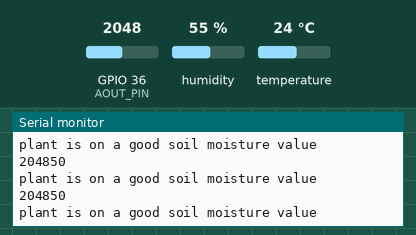
This sketch was run on a simulated ESP32. On the bench: the last lines printed to the serial monitor. The test bench sets the inputs (shaded band); at power-on: GPIO 36 (AOUT_PIN) = 2048, humidity 55 %, temperature 24 °C. WiFi joins after 1.5 s; servers stay silent unless stated.

Above: at 3.5 s.
3.6 s: GPIO 36 (AOUT_PIN) set to 1902
At 4.2 s:
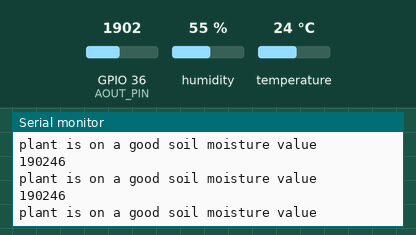
5.1 s: GPIO 36 (AOUT_PIN) set to 1800
At 5.6 s:
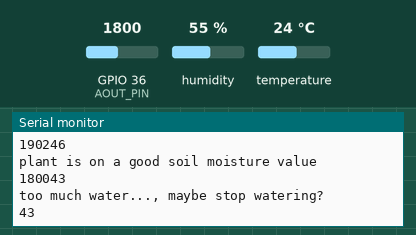
Timing chart, 0 to 8.1 s (numbered marks = the images above; inputs shaded):
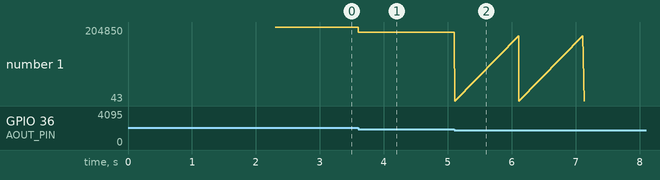

The sketch:

soil_moisture.ino
```cpp
#include <WiFi.h>
#include <WiFiClient.h>
#include <BlynkSimpleEsp32.h>
#include <DHT.h>

#define BLYNK_PRINT Serial
#define BLYNK_TEMPLATE_ID "TMPL5BOeZ6dQ5"
#define BLYNK_TEMPLATE_NAME "soil moisture"

#define BLYNK_TEMPLATE_ID "TMPL5BOeZ6dQ5" // Blynk template ID
#define BLYNK_TEMPLATE_NAME "soil moisture"  // Blynk template name
#define BLYNK_AUTH_TOKEN "-y6vkcW02EoIp7xpk-FyxJ5KIn74AT7z"  // Blynk authorization token


#define AOUT_PIN 36 // analog output pin
#define DHT_PIN 4 // DHT11 sensor data pin
#define DHT_TYPE DHT11 // DHT sensor type

int sensorvalue = 0; // variable to store sensor value
int outputvalue = 0; // variable to store output value
char auth[] = "-y6vkcW02EoIp7xpk-FyxJ5KIn74AT7z"; // Blynk authorization token
const char* ssid = "SLT-Fiber-9987"; // Wi-Fi network SSID
const char* password = "ks2499881"; // Wi-Fi network password


WidgetLCD lcd(V0); // LCD widget on V0

DHT dht(DHT_PIN, DHT_TYPE); // DHT sensor object

void setup()
{
  Serial.begin(115200); // initialize serial communication
  WiFi.begin(ssid, password); // connect to Wi-Fi network

  while (WiFi.status() != WL_CONNECTED) { // wait for Wi-Fi connection
    delay(1000);
    Serial.println("Connecting to WiFi...");
  }

  Serial.println("Connected to WiFi");

  Blynk.begin(auth, ssid, password); // initialize Blynk connection
  dht.begin(); // initialize DHT sensor
  Serial.println("connected");
}

void loop()
{
  sensorvalue = analogRead(AOUT_PIN); // read sensor value
  outputvalue = map(sensorvalue, 0, 4095, 0, 100); // convert sensor value to percentage

  Serial.print(sensorvalue);
  Serial.println(outputvalue);

  float temperature = dht.readTemperature(); // read temperature from DHT sensor
  float humidity = dht.readHumidity(); // read humidity from DHT sensor

  Blynk.virtualWrite(V1, outputvalue); // send soil moisture value to Blynk app
  Blynk.virtualWrite(V2, temperature); // send temperature value to Blynk app
  Blynk.virtualWrite(V3, humidity); // send humidity value to Blynk app

  if (outputvalue > 74) { // if soil moisture is too low
    Serial.println("plant is sad..., water your plant");
    Serial.print(outputvalue);
    lcd.clear(); // clear LCD screen
    lcd.print(0, 0, "plant is sad...,"); // display the message on the first row of the LCD widget
    lcd.print(0, 1, "water your plant"); // display the message on the second row of the LCD widget
    Blynk.logEvent("water_your_plant", ""); // add this line to trigger an event in the Blynk app
    delay(1000);
  }
  else if (outputvalue < 45)
  {
    Serial.println("too much water..., maybe stop watering?");
    Serial.print(outputvalue);
    lcd.clear();
    lcd.print(0, 0, "too much water...,"); // display the message on the first row of the LCD widget
    lcd.print(0, 1, "stop watering"); // display the message on the second row of the LCD widget
    delay(1000);
  } else {
    Serial.println("plant is on a good soil moisture value");
    lcd.clear();
    lcd.print(0, 0, "moisture value");// display the message on the first row of the LCD widget
    lcd.print(0, 1, "is good");// display the message on the second row of the LCD widget
  }

  Blynk.run();
}
```

Measured:
- the behaviour switches between 1843 and 1842 on GPIO 36 (AOUT_PIN) (found by bisection; images 1 and 2)
- after the input at 3.6 s, the serial monitor: prints a new line at once (image 1)
- after the input at 5.1 s, the serial monitor: prints a new line at once (image 2)
- plotted number 1: 204850 → 190246 after the input at 3.6 s, 190246 → 43 after the input at 5.1 s
